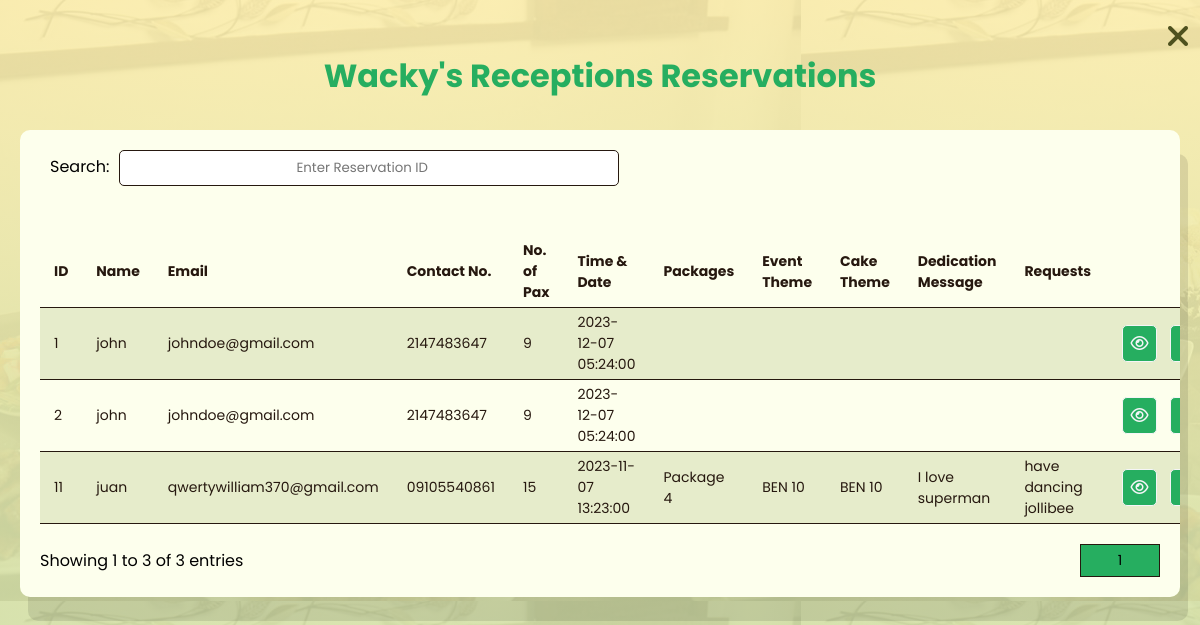
Screenshot of /dashboard1.php with the database file from the repository.
### tables this page shows
CREATE TABLE `events_reservation` (
  `id` int(11) NOT NULL,
  `name` varchar(100) NOT NULL,
  `email` varchar(100) NOT NULL,
  `contact_number` varchar(11) NOT NULL,
  `number_of_pax` int(30) NOT NULL,
  `time_and_date` datetime DEFAULT curtime(),
  `packages` varchar(30) NOT NULL,
  `theme_event` text NOT NULL,
  `theme_cake` varchar(100) NOT NULL,
  `dedication_message` varchar(255) NOT NULL,
  `requests` text NOT NULL,
  `user_id` int(11) DEFAULT NULL
);

### dashboard1.php (the view, shortened to what this page needs)
<?php
require 'dbcon.php';
$records_per_page = 10;
$page = isset($_GET['page']) ? $_GET['page'] : 1;
$start = ($page - 1) * $records_per_page;
$search = isset($_GET['search']) ? $_GET['search'] : '';
$query = "SELECT * FROM events_reservation WHERE id LIKE '%$search%' ORDER BY id LIMIT $start, $records_per_page";
$query_run = mysqli_query($con, $query);
$total_records = mysqli_fetch_assoc(mysqli_query($con, "SELECT COUNT(*) AS total FROM events_reservation WHERE id LIKE '%$search%'"))['total'];
$total_pages = ceil($total_records / $records_per_page);
?>
<!DOCTYPE html>
<html lang="en">
    <head>
        <link rel="stylesheet" href="https://cdnjs.cloudflare.com/ajax/libs/font-awesome/6.4.2/css/all.min.css">
        <link rel="stylesheet" href="https://cdn.jsdelivr.net/npm/swiper@11/swiper-bundle.min.css"/>
    <link rel="stylesheet" href="dashboardstyle.css">
</head>
<body>
    <div class="icon-container">
        <a href="admin-main-dashboard.php">
        <i class="fa-solid fa-xmark fa-2xl" style="color: #4e511f;"></i>
        </a>
    </div>
    <h3 class="sub-heading"> Wacky's Receptions Reservations </h3>
    <div class="reception-container">
        <header>
            <div class="reception-filterEntries">
                <div class="reception-filter">
                    <label for="search"> Search: </label>
                    <input type="search" id="search" placeholder="Enter Reservation ID">
                </div>
            </div>
        </header>
        <table>
            <thead>
                <tr class="reception-heading">
                    <th>ID</th>
                    <th>Name</th>
                    <th>Email</th>
                    <th>Contact No.</th>
                    <th>No. of Pax</th>
                    <th>Time & Date</th>
                    <th>Packages</th>
                    <th>Event Theme</th>
                    <th>Cake Theme</th>
                    <th>Dedication Message</th>
                    <th>Requests</th>
                </tr>
            </thead>
            <tbody class="userInfo">
            <?php
                if(mysqli_num_rows($query_run) > 0)
                {
                    foreach($query_run as $customer)
                    {
                        ?>
                        <tr>
                            <td><?= $customer['id']; ?></td>
                            <td><?=  $customer['name']; ?></td>
                            <td><?=  $customer['email']; ?></td>
                            <td><?=  $customer['contact_number']; ?></td>
                            <td><?=  $customer['number_of_pax']; ?></td>
                            <td><?=  $customer['time_and_date']; ?></td>
                            <td><?=  $customer['packages']; ?></td>
                            <td><?=  $customer['theme_event']; ?></td>
                            <td><?=  $customer['theme_cake']; ?></td>
                            <td><?=  $customer['dedication_message']; ?></td>
                            <td><?=  $customer['requests']; ?></td>
                            <td>
                                <div class="crudbutton">
                                    <a href="customer-view1.php?id=<?= $customer['id']; ?>"><button><i class="fa-regular fa-eye"></i></button></a>
                                    <form action="code1.php" method="POST" class="d-inline">
                                        <button type="submit" name="delete_student" value="<?= $customer['id']; ?>" class="crudbuttondelete"><i class="fa-regular fa-trash-can"></i></button>
                                    </form>
                                </div>
                            </td>
                        </tr>
                        <?php
                    }
                }
                else
                {
                    echo "<h5> No Record Found </h5>";
                }
            ?>
            </tbody>
        </table>
        <footer>
            <span class="showEntries">
                Showing <?php echo $start + 1; ?> to <?php echo min($start + $records_per_page, $total_records); ?> of <?php echo $total_records; ?> entries
            </span>
            <div class="pagination">
                <?php
                for ($i = 1; $i <= $total_pages; $i++) {
                    echo "<a href='?page=$i&search=$search'><button ";
                    echo ($page == $i) ? "class='active'" : "";
                    echo ">$i</button></a>";
                }
                ?>
            </div>
        </footer>
    </div>
</body>
</html>

### dashboardstyle.css (style rules this page uses)
:root { --green: #26ae60; --black: #26180f; --light-color: #666666; --box-shadow: 0.5rem 1.5rem rgba(0,0,0,.1); }
* { font-family: 'Poppins', sans-serif; margin: 0; padding: 0; box-sizing: border-box; text-decoration: none; outline: none; border: none; text-transform: none; transition: all .2s linear; }
.sub-heading { text-align: center; color: var(--green); font-size: 2rem; padding-top: 1rem; margin-top: 3%; }
body { justify-content: center; align-items: flex-start; min-height: 100vh; background-image: linear-gradient(rgba(255, 241, 176, 0.9), rgba(204, 226, 172, 0.9)), url(images/Buffet\ Dashboard.jpg); }
.reception-container { padding: 20px; box-shadow: 3px 3px 20px var(10, 72, 232, 0.256); background-color: rgb(253, 255, 237); border-radius: 10px; margin: 20px; margin-top: 30px; overflow-y: auto; table-layout: fixed; box-shadow: var(--box-shadow); }
.reception-container header .reception-filterEntries { display: flex; justify-content: space-between; align-items: center; margin-bottom: 20px; }
.reception-filter label { color: #000000; margin-left: 5px; padding: 5px; }
.reception-filter input { padding: 7px 10px; border: 1px solid var(--black); color: var(--light-color); background: #fff; border-radius: 5px; outline: none; transition: 0.3s; cursor: pointer; width: 500px; text-align: center; margin-bottom: 30px; }
.reception-container table { border-collapse: collapse; text-align: left; }
.reception-container table .reception-heading { background: transparent; color: #000000; font-size: 14px; margin-top: 50px; }
.reception-container table tr th, .reception-container table tr td { text-align: left; padding: 4px 14px; color: var(--black); }
.reception-container table tr td { border-bottom: 1px solid var(--black); }
.reception-container table tr:first-child td { border-top: 1px solid var(--black); }
.reception-container table tbody tr:nth-child(odd) { background: #e6eccb; }
.reception-container table tr td { font-size: 14px; }
.reception-container table td button { margin: 0 3px; padding: 5px; width: 35px; background-color: var(--green); border: 1px solid; border-radius: 5px; color: #f5f5f7; font-size: 16px; cursor: pointer; pointer-events: auto; outline: none; border: 1px solid; }
.crudbutton { display: flex; gap: 10px; }
.crudbutton button { padding: 3px 3px 3px 3px; margin: 5px; border: none; cursor: pointer; font-size: 14px; width: 68px; background-color: #26ae60; color: #fff; border: 1px solid; border-radius: 5px; }
.crudbutton button[type="submit"] { margin-left: auto; }
.reception-container footer, .container footer { margin-top: 20px; font-size: 16px; display: flex; justify-content: space-between; align-items: center; }
.reception-container footer span, .container footer span { color: #000000; }
footer .pagination button { width: 40px; padding: 5px 0; color: #000000; background: transparent; font-size: 14px; cursor: pointer; pointer-events: auto; outline: none; border: 1px solid var(--black); border-left: none; margin: 0; }
footer .pagination button:first-child { width: 80px; border-left: 1px solid var(--black); pointer-events: none; }
footer .pagination button:last-child { width: 80px; border-right: 1px solid var(--black); }
footer .pagination button:hover, footer .pagination button.active { background: #26ae60; }
.icon-container { position: fixed; right: 0; transform: translateY(-50%); background-color: transparent; padding: 10px; }

### rows the page displays
events_reservation: id "1", name "john", email "johndoe@gmail.com", contact_number "2147483647", number_of_pax "9", time_and_date "2023-12-07 05:24:00"
events_reservation: id "2", name "john", email "johndoe@gmail.com", contact_number "2147483647", number_of_pax "9", time_and_date "2023-12-07 05:24:00"
events_reservation: id "11", name "juan", email "qwertywilliam370@gmail.com", contact_number "09105540861", number_of_pax "15", time_and_date "2023-11-07 13:23:00", packages "Package 4", theme_event "BEN 10", theme_cake "BEN 10", dedication_message "I love superman", requests "have dancing jollibee"

### other values shown
$start + 1 "1"
min($start + $records_per_page, $total_records) "3"
$total_records "3"
